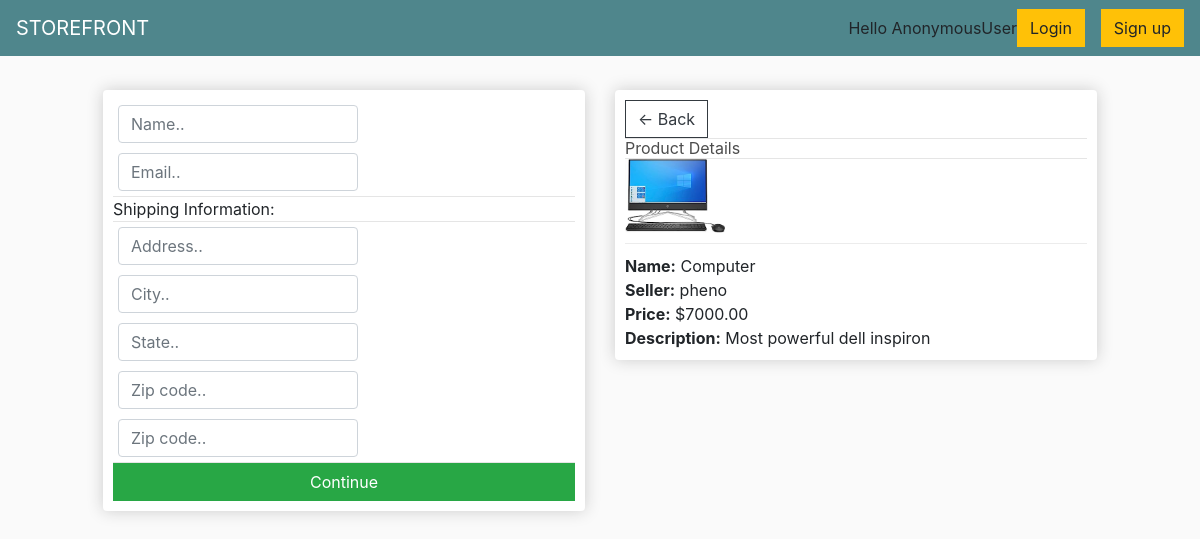
Page /view/3 on the committed database.
### base/models.py (models this page shows)
class Product(models.Model):
    seller = models.ForeignKey(User, on_delete=models.CASCADE)
    name = models.CharField(max_length=255)
    description = models.TextField(null=True, blank=True)
    category = models.ForeignKey(Category, on_delete=models.SET_NULL, null=True)
    price = models.FloatField()
    image = models.ImageField()
    created = models.DateTimeField(auto_now_add=True)
    updated = models.DateTimeField(auto_now=True)
    class Meta:
        ordering = ['-created','-updated']
    def __str__(self):
        return self.name

class User(AbstractUser):
    username = models.CharField(max_length=255)
    email = models.EmailField(max_length=255, unique=True)
    USERNAME_FIELD = 'email'
    REQUIRED_FIELDS = ['username']
    def __str__(self):
        return self.username

### base/views.py (the view)
# urls.py: path('view/<int:pk>', views.view, name="view"),
def view(request, pk):
    item = Product.objects.get(id=pk)
    context = {'item': item }
    return render(request, 'base/view.html', context)

### base/templates/base/view.html (shortened to what this page needs)
{% extends 'base/main.html' %} {%block title %}View {%endblock%}
{% block content %}
<div class="row">
  <div class="col-lg-6">
    <div class="box-element" id="form-wrapper">
      <form id="form">
        <div id="user-info">
          <div class="form-field">
            <input
              required
              class="form-control"
              type="text"
              name="name"
              placeholder="Name.."
            />
          </div>
          <div class="form-field">
            <input
              required
              class="form-control"
              type="email"
              name="email"
              placeholder="Email.."
            />
          </div>
        </div>
        <div id="shipping-info">
          <hr />
          <p>Shipping Information:</p>
          <hr />
          <div class="form-field">
            <input
              class="form-control"
              type="text"
              name="address"
              placeholder="Address.."
            />
          </div>
          <div class="form-field">
            <input
              class="form-control"
              type="text"
              name="city"
              placeholder="City.."
            />
          </div>
          <div class="form-field">
            <input
              class="form-control"
              type="text"
              name="state"
              placeholder="State.."
            />
          </div>
          <div class="form-field">
            <input
              class="form-control"
              type="text"
              name="zipcode"
              placeholder="Zip code.."
            />
          </div>
          <div class="form-field">
            <input
              class="form-control"
              type="text"
              name="country"
              placeholder="Zip code.."
            />
          </div>
        </div>
        <input
          id="form-button"
          class="btn btn-success btn-block"
          type="submit"
          value="Continue"
        />
      </form>
    </div>
    <br />
  </div>
  <div class="col-lg-6">
    <div class="box-element">
      <a class="btn btn-outline-dark" href="{% url 'home' %}">&#x2190; Back </a>
      <hr />
      <h3>Product Details</h3>
      <hr />
      <div class="cart-row">
        <div style="flex: 2">
          <img class="row-image" src="{{ item.image.url }}" />
        </div>
      </div>
      <div style="flex: 2">
        <p><strong>Name:</strong> {{ item }}</p>
      </div>
      <div style="flex: 1">
        <p><strong>Seller:</strong> {{ item.seller }}</p>
      </div>
      <div style="flex: 1">
        <p><strong>Price:</strong> ${{ item.price|floatformat:2 }}</p>
      </div>
      <div style="flex: 1">
        <p><strong>Description:</strong> {{ item.description }}</p>
      </div>
    </div>
  </div>
</div>
{% endblock content %}

### static/css/main.css (style rules this page uses)
body { background-color: hsl(0, 0%, 98%); }
h1,h2,h3,h4,h5,h6 { color:hsl(0, 0%, 30%); }
.box-element { box-shadow:hsl(0, 0%, 80%) 0 0 16px; background-color: #fff; border-radius: 4px; padding: 10px; }
.col-lg-4, .col-lg-6, .col-lg-8, .col-lg-12 { margin-top: 10px; }
.btn { border-radius: 0; }
.row-image { width: 100px; }
.form-field { width:250px; display: inline-block; padding: 5px; }
.cart-row { display: flex; align-items: flex-stretch; padding-bottom: 10px; margin-bottom: 10px; border-bottom: 1px solid #ececec; }

### rows in the picture
Product: image (picture), name "Computer", seller "pheno", price "7000.00", description "Most powerful dell inspiron"

### other values in the picture
{{ request.user }} "AnonymousUser"
